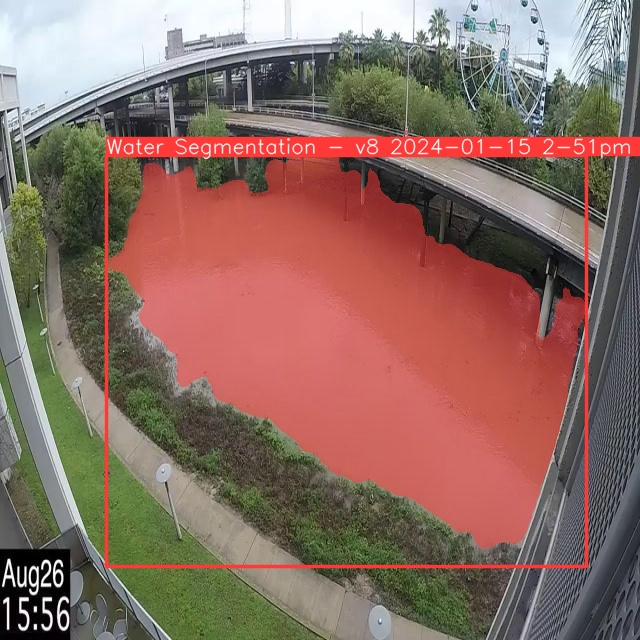
#> input picture test3.jpeg, 640 x 640 px
$ python areafound.py
#> lines starting #> are read from the running program, lines starting #| are printed output that depends on the picture; after the words box and inside, x2 and y2 are one past the last pixel; in counts of white or black regions, pixels touching at a corner belong together
'''
import cv2
import numpy as np

# Load the segmented color image
segmented_image = cv2.imread('videoplayback (1).avi')

# Convert the segmented image to grayscale
gray_image = cv2.cvtColor(segmented_image, cv2.COLOR_BGR2GRAY)

# Threshold the grayscale image to create a binary mask
_, binary_mask = cv2.threshold(gray_image, 1, 255, cv2.THRESH_BINARY)

# Find contours in the binary mask
contours, _ = cv2.findContours(binary_mask, cv2.RETR_EXTERNAL, cv2.CHAIN_APPROX_SIMPLE)

# Iterate through each contour
for contour in contours:
    # Get the bounding box of the contour
    x, y, w, h = cv2.boundingRect(contour)

    # Draw a rectangle around the segmented portion
    cv2.rectangle(segmented_image, (x, y), (x + w, y + h), (0, 255, 0), 2)

# Display the segmented image with contours
cv2.imshow('Segmented Image with Contours', segmented_image)
cv2.waitKey(0)
cv2.destroyAllWindows()

'''


'''
import cv2

# Read the image
image = cv2.imread("IMG_1366.JPG")

#image = image.resize(400,400)

# Convert the image to grayscale
gray = cv2.cvtColor(image, cv2.COLOR_RGB2GRAY)

# Find contours
contours, _ = cv2.findContours(gray, cv2.RETR_EXTERNAL, cv2.CHAIN_APPROX_SIMPLE)

# Calculate the area of each contour
for contour in contours:
    area = cv2.contourArea(contour)
    print(f"Contour area: {area}")

# Display the image with contours
cv2.drawContours(image, contours, -1, (0, 255, 0), 2)
cv2.imshow("Image with Contours", image)
cv2.waitKey(0)
cv2.destroyAllWindows()
'''

'''
import cv2
import numpy as np

# Load the segmented image
image = cv2.imread('test1.jpeg', cv2.IMREAD_GRAYSCALE)

# Find contours
contours, _ = cv2.findContours(image, cv2.RETR_EXTERNAL, cv2.CHAIN_APPROX_NONE)

# Create a mask image for visualization
mask = np.zeros_like(image)

# Draw contours on the mask image
cv2.drawContours(mask, contours, -1, 255, thickness=cv2.FILLED)

# Display the mask image
#cv2.imshow('Contours', mask)
cv2.imshow('Contours', mask)
cv2.waitKey(0)
cv2.destroyAllWindows()

# Access contour pixels
for contour in contours:
    #print(contour)
    for pixel in contour:
        x, y = pixel[0]
        print(f"Pixel at ({x}, {y}) is part of the contour.")

'''

'''
import cv2
import numpy as np

# rgb 229, 0, 178 # the purple carpet in RGB (sampled with IrfanView)
# b,g,r = 178, 0, 229 # cv2 uses BGR

#239,132,140

#class_color = [178, 0, 229]
class_color = [140,132,239]
multiclassImage = cv2.imread("test2.jpeg")
cv2.imshow("MULTI", multiclassImage)
filteredImage = multiclassImage.copy()
low = np.array(class_color);

mask = cv2.inRange(filteredImage, low, low)
filteredImage[mask == 0] = [0, 0, 0]
filteredImage[mask != 0] = [255,255,255]
cv2.imshow("FILTER", filteredImage)
# numberPixelsFancier = len(cv2.findNonZero(filteredImage[...,0]))
# That also works and returns 14861 - without conversion, taking one color channel
bwImage = cv2.cvtColor(filteredImage, cv2.COLOR_BGR2GRAY)
cv2.imshow("BW", bwImage)
numberPixels = len(cv2.findNonZero(bwImage))
print(numberPixels)
cv2.waitKey(0)
'''
import cv2
import numpy as np

image = cv2.imread('test3.jpeg')
#> image is the input picture: shape (640, 640, 3); mean B, G, R 99.1, 108.7, 139.3
cv2.imshow('Image', image)
# Convert BGR to HSV
hsv_image = cv2.cvtColor(image, cv2.COLOR_BGR2HSV)
#> hsv_image: shape (640, 640, 3); mean H, S, V 46.7, 81.6, 145.6
# [10 lines of commented-out code are left out]
lower_red_dark = np.array([0,100,100])
upper_red_dark = np.array([20,255,255])
#_______________________________________________
#Light Region___________________________________
lower_blue_light = np.array([160,100,100])
upper_blue_light = np.array([180,255,255])
#_______________________________________________

mask_dark = cv2.inRange(hsv_image, lower_red_dark, upper_red_dark)
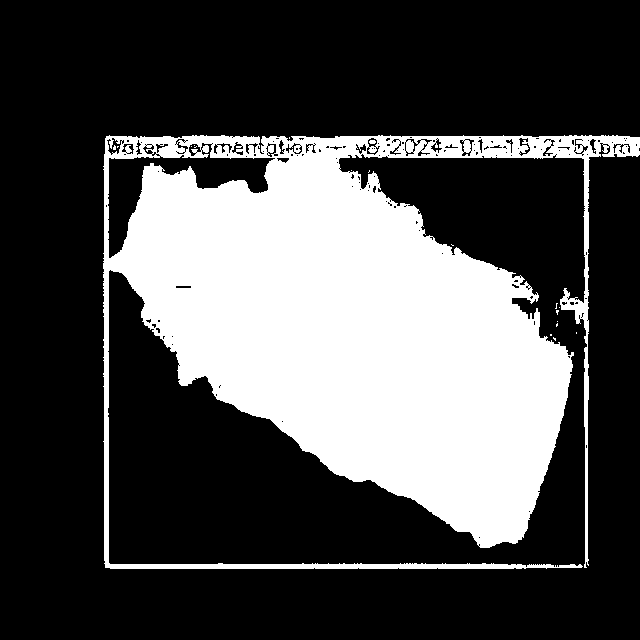
#> mask_dark: shape (640, 640); 29.9% white; 19 white regions (17 under 20 px), largest, box (x1, y1, x2, y2) and area: (103, 135, 640, 569) 122572, (369, 140, 376, 144) 24

mask_light = cv2.inRange(hsv_image, lower_blue_light, upper_blue_light)
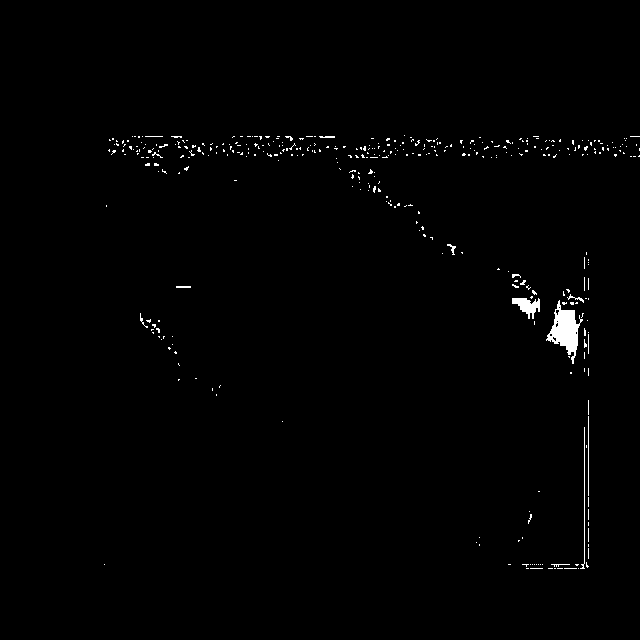
#> mask_light: shape (640, 640); 0.85% white; 393 white regions (381 under 20 px), largest, box (x1, y1, x2, y2) and area: (546, 300, 583, 364) 1000, (512, 298, 540, 319) 318, (580, 427, 585, 569) 150

#cv2.imshow("mask",mask)
# Bitwise-AND mask and original image
segmented_image_dark = cv2.bitwise_and(image, image, mask=mask_dark)
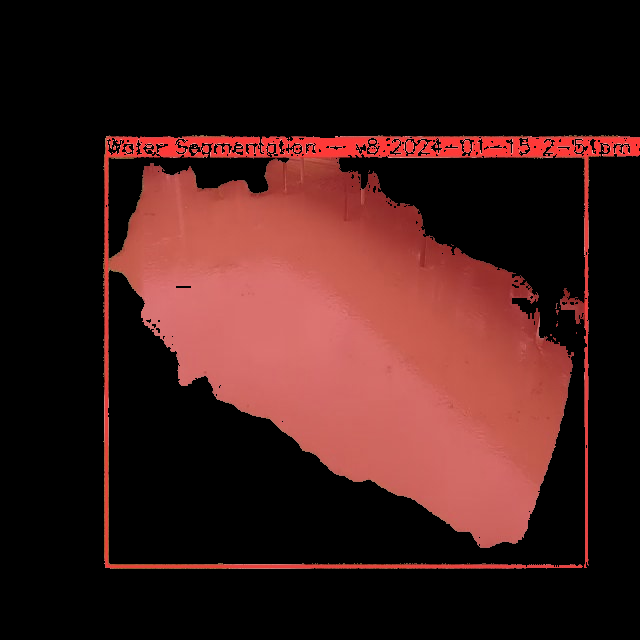
#> segmented_image_dark: shape (640, 640, 3); mean B, G, R 24.8, 27, 59.6
segmented_image_light = cv2.bitwise_and(image, image, mask=mask_light)


# Display the result
cv2.imshow('Segmented Image dark', segmented_image_dark)
cv2.imshow('Segmented Image light', segmented_image_light)

pixel_count_dark = cv2.countNonZero(mask_dark)
#> pixel_count_dark = 122664
pixel_count_light = cv2.countNonZero(mask_light)
#> pixel_count_light = 3482


print(pixel_count_dark)
#| 122664
print(pixel_count_light)
#| 3482

print("Total Area = {}pixels".format(pixel_count_dark+pixel_count_light))
#| Total Area = 126146pixels

cv2.waitKey(0)
cv2.destroyAllWindows()

$ run again, with test1.jpeg copied over test3.jpeg
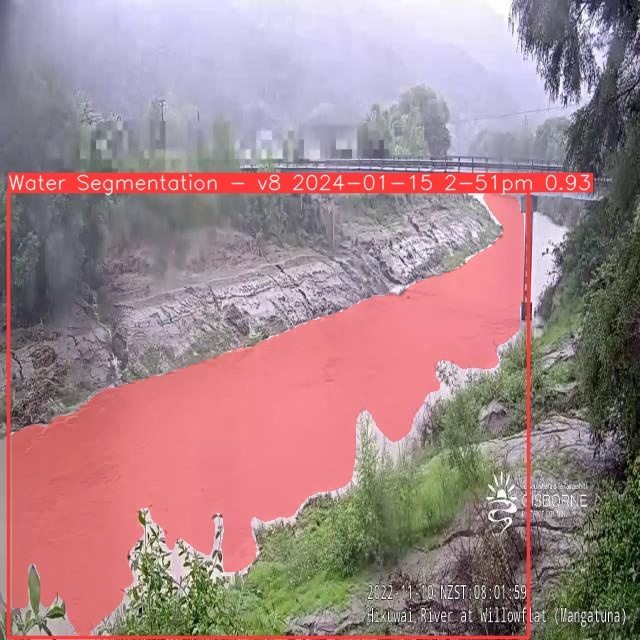
#> input picture test1.jpeg, 640 x 640 px
#> image is the input picture: shape (640, 640, 3); mean B, G, R 136.9, 133.6, 163.2
#> hsv_image: shape (640, 640, 3); mean H, S, V 106.1, 61.5, 171.8
#> `mask_dark = cv2.inRange(hsv_image, lower_red_dark, upper_red_dark)`:
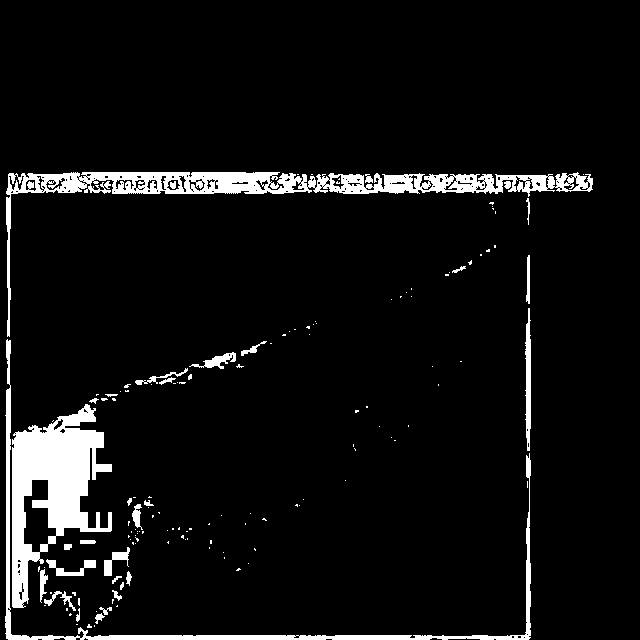
#> mask_dark: shape (640, 640); 6.5% white; 143 white regions (111 under 20 px), largest, box (x1, y1, x2, y2) and area: (12, 404, 112, 608) 9322, (6, 172, 593, 337) 9266, (5, 339, 531, 640) 4245
#> mask_light: shape (640, 640); 18.3% white; 368 white regions (343 under 20 px), largest, box (x1, y1, x2, y2) and area: (24, 191, 525, 636) 71061, (278, 172, 577, 181) 768, (504, 189, 531, 295) 393
#> `segmented_image_light = cv2.bitwise_and(image, image, mask=mask_light)`:
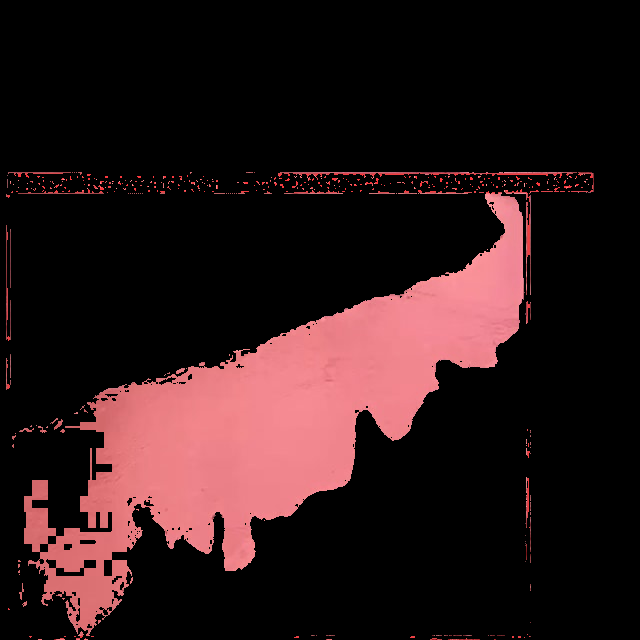
#> segmented_image_light: shape (640, 640, 3); mean B, G, R 24.4, 23.2, 43
#> pixel_count_dark = 26494
#> pixel_count_light = 75020
#| 26494
#| 75020
#| Total Area = 101514pixels

$ run again, with test2.jpeg copied over test3.jpeg
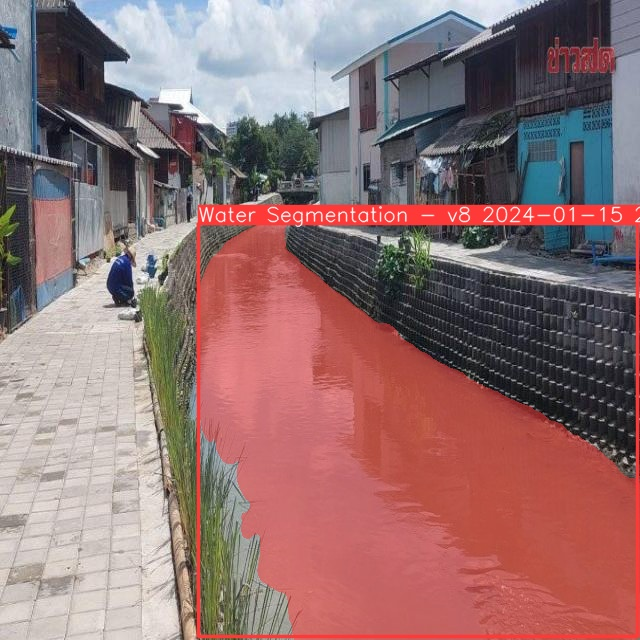
#> input picture test2.jpeg, 640 x 640 px
#> image is the input picture: shape (640, 640, 3); mean B, G, R 113.8, 113.1, 146.3
#> hsv_image: shape (640, 640, 3); mean H, S, V 68.7, 76.2, 154.4
#> `mask_dark = cv2.inRange(hsv_image, lower_red_dark, upper_red_dark)`:
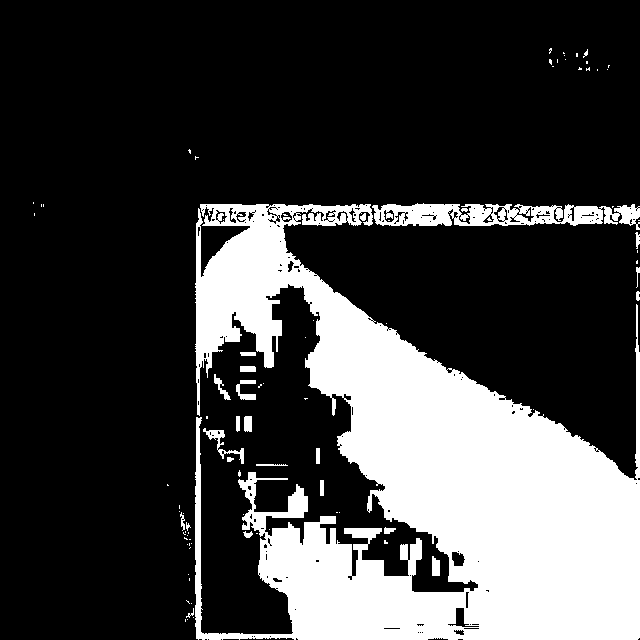
#> mask_dark: shape (640, 640); 24.8% white; 89 white regions (64 under 20 px), largest, box (x1, y1, x2, y2) and area: (195, 204, 640, 640) 95505, (372, 203, 640, 230) 4276, (203, 428, 244, 464) 311
#> mask_light: shape (640, 640); 7.6% white; 382 white regions (347 under 20 px), largest, box (x1, y1, x2, y2) and area: (196, 284, 478, 592) 26408, (570, 39, 615, 73) 882, (548, 47, 570, 73) 306
#> `segmented_image_light = cv2.bitwise_and(image, image, mask=mask_light)`:
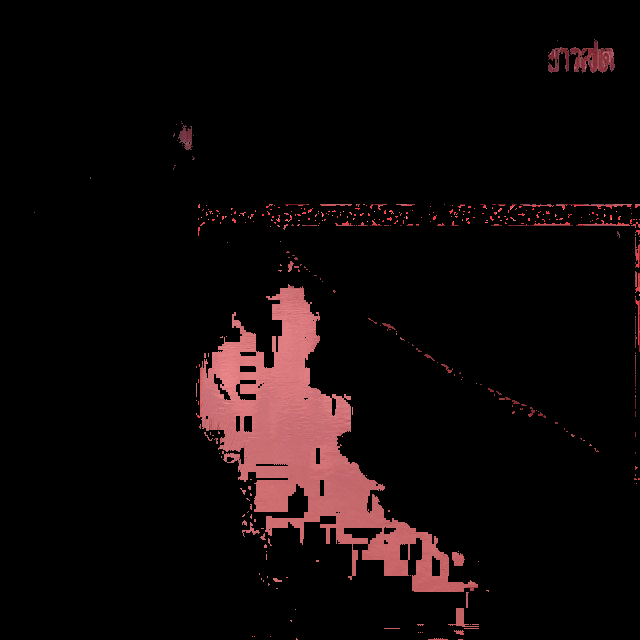
#> segmented_image_light: shape (640, 640, 3); mean B, G, R 8.3, 8, 15.3
#> pixel_count_dark = 101747
#> pixel_count_light = 31114
#| 101747
#| 31114
#| Total Area = 132861pixels
